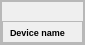
<?xml version="1.0" encoding="UTF-8"?>
<ui version="4.0">
 <class>SmallDeviceView</class>
 <widget class="QWidget" name="SmallDeviceView">
  <property name="geometry">
   <rect>
    <x>0</x>
    <y>0</y>
    <width>85</width>
    <height>45</height>
   </rect>
  </property>
  <property name="sizePolicy">
   <sizepolicy hsizetype="Fixed" vsizetype="Fixed">
    <horstretch>0</horstretch>
    <verstretch>0</verstretch>
   </sizepolicy>
  </property>
  <property name="minimumSize">
   <size>
    <width>85</width>
    <height>45</height>
   </size>
  </property>
  <property name="maximumSize">
   <size>
    <width>85</width>
    <height>45</height>
   </size>
  </property>
  <property name="windowTitle">
   <string>Form</string>
  </property>
  <layout class="QHBoxLayout" name="horizontalLayout">
   <property name="leftMargin">
    <number>0</number>
   </property>
   <property name="topMargin">
    <number>0</number>
   </property>
   <property name="rightMargin">
    <number>0</number>
   </property>
   <property name="bottomMargin">
    <number>0</number>
   </property>
   <item>
    <widget class="QFrame" name="backgroundContainer">
     <property name="frameShape">
      <enum>QFrame::StyledPanel</enum>
     </property>
     <property name="frameShadow">
      <enum>QFrame::Raised</enum>
     </property>
     <layout class="QVBoxLayout" name="verticalLayout">
      <property name="leftMargin">
       <number>0</number>
      </property>
      <property name="topMargin">
       <number>0</number>
      </property>
      <property name="rightMargin">
       <number>0</number>
      </property>
      <property name="bottomMargin">
       <number>0</number>
      </property>
      <item>
       <widget class="QFrame" name="borderContainer">
        <property name="frameShape">
         <enum>QFrame::StyledPanel</enum>
        </property>
        <property name="frameShadow">
         <enum>QFrame::Raised</enum>
        </property>
        <layout class="QVBoxLayout" name="verticalLayout_2">
         <property name="leftMargin">
          <number>0</number>
         </property>
         <property name="rightMargin">
          <number>0</number>
         </property>
         <property name="bottomMargin">
          <number>0</number>
         </property>
         <item>
          <spacer name="verticalSpacer">
           <property name="orientation">
            <enum>Qt::Vertical</enum>
           </property>
           <property name="sizeHint" stdset="0">
            <size>
             <width>20</width>
             <height>2</height>
            </size>
           </property>
          </spacer>
         </item>
         <item>
          <widget class="QFrame" name="bottomFrame">
           <property name="frameShape">
            <enum>QFrame::StyledPanel</enum>
           </property>
           <property name="frameShadow">
            <enum>QFrame::Raised</enum>
           </property>
           <layout class="QHBoxLayout" name="horizontalLayout_2">
            <property name="spacing">
             <number>0</number>
            </property>
            <property name="leftMargin">
             <number>0</number>
            </property>
            <property name="topMargin">
             <number>0</number>
            </property>
            <property name="rightMargin">
             <number>0</number>
            </property>
            <property name="bottomMargin">
             <number>0</number>
            </property>
            <item>
             <spacer name="horizontalSpacer">
              <property name="orientation">
               <enum>Qt::Horizontal</enum>
              </property>
              <property name="sizeType">
               <enum>QSizePolicy::Fixed</enum>
              </property>
              <property name="sizeHint" stdset="0">
               <size>
                <width>5</width>
                <height>20</height>
               </size>
              </property>
             </spacer>
            </item>
            <item>
             <widget class="QLabel" name="deviceName">
              <property name="maximumSize">
               <size>
                <width>70</width>
                <height>16777215</height>
               </size>
              </property>
              <property name="font">
               <font>
                <pointsize>7</pointsize>
                <weight>75</weight>
                <bold>true</bold>
               </font>
              </property>
              <property name="text">
               <string>Device name</string>
              </property>
              <property name="textFormat">
               <enum>Qt::AutoText</enum>
              </property>
              <property name="scaledContents">
               <bool>false</bool>
              </property>
              <property name="alignment">
               <set>Qt::AlignLeading|Qt::AlignLeft|Qt::AlignVCenter</set>
              </property>
              <property name="wordWrap">
               <bool>false</bool>
              </property>
             </widget>
            </item>
           </layout>
          </widget>
         </item>
        </layout>
       </widget>
      </item>
     </layout>
    </widget>
   </item>
  </layout>
 </widget>
 <resources/>
 <connections/>
</ui>
